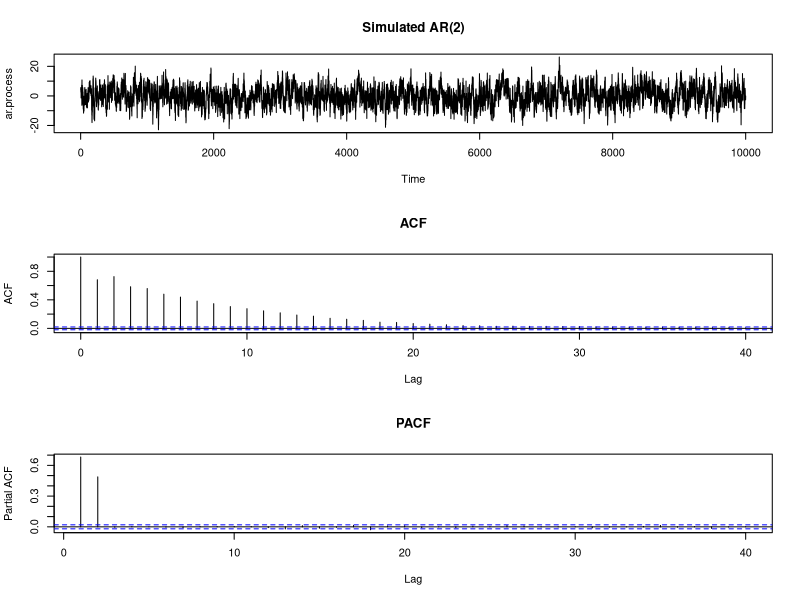

Generate this figure with R:

set.seed(2017)

sigma=4  # varianza del ruido (media 0)
phi=NULL
phi[1:2]=c(1/3,1/2)  # coeficientes del AR(2)
str(phi)

n=10000

ar.process=arima.sim(n,model=list(ar=c(1/3,1/2)), sd=4)
str(ar.process[1:5])

r=NULL
r[1:2]=acf(ar.process, plot=F)$acf[2:3]
str(r)

R=matrix(1,2,2) # matrix of dimension 2 by 2, with entries all 1's.
R

R[1,2]=r[1] # only diagonal entries are edited
R[2,1]=r[1] # only diagonal entries are edited
R

b=matrix(r,nrow=2,ncol=1)# b- column vector with no entries
b

phi.hat=matrix(c(solve(R,b)[1,1], solve(R,b)[2,1]),2,1)
phi.hat

c0=acf(ar.process, type='covariance', plot=F)$acf[1]
var.hat=c0*(1-sum(phi.hat*r))
var.hat

par(mfrow=c(3,1))
plot(ar.process, main='Simulated AR(2)')
acf(ar.process, main='ACF')
pacf(ar.process, main='PACF')
